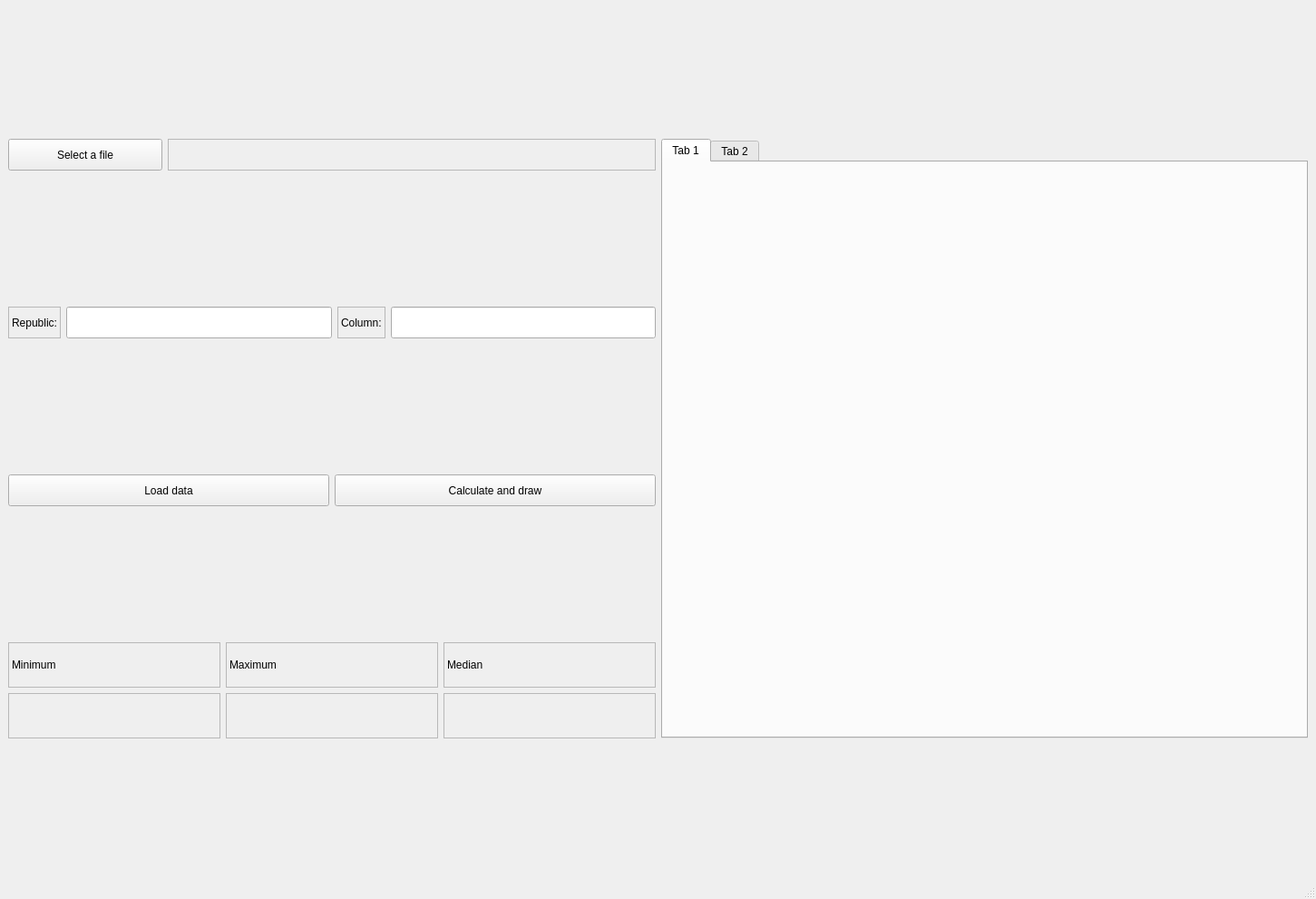
<?xml version="1.0" encoding="UTF-8"?>
<ui version="4.0">
 <class>MainWindow</class>
 <widget class="QMainWindow" name="MainWindow">
  <property name="geometry">
   <rect>
    <x>0</x>
    <y>0</y>
    <width>1451</width>
    <height>991</height>
   </rect>
  </property>
  <property name="cursor">
   <cursorShape>ArrowCursor</cursorShape>
  </property>
  <property name="windowTitle">
   <string>MainWindow</string>
  </property>
  <widget class="QWidget" name="centralwidget">
   <layout class="QHBoxLayout" name="horizontalLayout_5">
    <item>
     <layout class="QGridLayout" name="gridLayout_3">
      <item row="0" column="0">
       <layout class="QHBoxLayout" name="horizontalLayout_4">
        <item>
         <layout class="QHBoxLayout" name="horizontalLayout">
          <item>
           <widget class="QPushButton" name="getFilePushButton">
            <property name="sizePolicy">
             <sizepolicy hsizetype="Minimum" vsizetype="Maximum">
              <horstretch>0</horstretch>
              <verstretch>0</verstretch>
             </sizepolicy>
            </property>
            <property name="maximumSize">
             <size>
              <width>170</width>
              <height>35</height>
             </size>
            </property>
            <property name="text">
             <string>Select a file</string>
            </property>
           </widget>
          </item>
          <item>
           <widget class="QLabel" name="FileEdit">
            <property name="sizePolicy">
             <sizepolicy hsizetype="Preferred" vsizetype="Maximum">
              <horstretch>0</horstretch>
              <verstretch>0</verstretch>
             </sizepolicy>
            </property>
            <property name="maximumSize">
             <size>
              <width>16777215</width>
              <height>35</height>
             </size>
            </property>
            <property name="frameShape">
             <enum>QFrame::Shape::StyledPanel</enum>
            </property>
            <property name="text">
             <string/>
            </property>
           </widget>
          </item>
         </layout>
        </item>
       </layout>
      </item>
      <item row="2" column="0">
       <layout class="QHBoxLayout" name="horizontalLayout_3">
        <item>
         <widget class="QPushButton" name="loadDataPushButton">
          <property name="sizePolicy">
           <sizepolicy hsizetype="Preferred" vsizetype="Fixed">
            <horstretch>0</horstretch>
            <verstretch>0</verstretch>
           </sizepolicy>
          </property>
          <property name="maximumSize">
           <size>
            <width>16777215</width>
            <height>35</height>
           </size>
          </property>
          <property name="text">
           <string>Load data</string>
          </property>
         </widget>
        </item>
        <item>
         <widget class="QPushButton" name="calculatePushButton">
          <property name="sizePolicy">
           <sizepolicy hsizetype="Preferred" vsizetype="Fixed">
            <horstretch>0</horstretch>
            <verstretch>0</verstretch>
           </sizepolicy>
          </property>
          <property name="maximumSize">
           <size>
            <width>16777215</width>
            <height>35</height>
           </size>
          </property>
          <property name="text">
           <string>Calculate and draw</string>
          </property>
         </widget>
        </item>
       </layout>
      </item>
      <item row="3" column="0">
       <layout class="QGridLayout" name="gridLayout_2">
        <property name="bottomMargin">
         <number>0</number>
        </property>
        <item row="0" column="2">
         <widget class="QLabel" name="maximumLabel">
          <property name="sizePolicy">
           <sizepolicy hsizetype="Preferred" vsizetype="Minimum">
            <horstretch>0</horstretch>
            <verstretch>0</verstretch>
           </sizepolicy>
          </property>
          <property name="maximumSize">
           <size>
            <width>16777215</width>
            <height>50</height>
           </size>
          </property>
          <property name="frameShape">
           <enum>QFrame::Shape::StyledPanel</enum>
          </property>
          <property name="text">
           <string>Maximum</string>
          </property>
         </widget>
        </item>
        <item row="0" column="3">
         <widget class="QLabel" name="medianLabel">
          <property name="sizePolicy">
           <sizepolicy hsizetype="Preferred" vsizetype="Minimum">
            <horstretch>0</horstretch>
            <verstretch>0</verstretch>
           </sizepolicy>
          </property>
          <property name="maximumSize">
           <size>
            <width>16777215</width>
            <height>50</height>
           </size>
          </property>
          <property name="frameShape">
           <enum>QFrame::Shape::StyledPanel</enum>
          </property>
          <property name="text">
           <string>Median</string>
          </property>
         </widget>
        </item>
        <item row="0" column="0">
         <widget class="QLabel" name="minimumLabel">
          <property name="sizePolicy">
           <sizepolicy hsizetype="Preferred" vsizetype="Minimum">
            <horstretch>0</horstretch>
            <verstretch>0</verstretch>
           </sizepolicy>
          </property>
          <property name="maximumSize">
           <size>
            <width>16777215</width>
            <height>50</height>
           </size>
          </property>
          <property name="frameShape">
           <enum>QFrame::Shape::StyledPanel</enum>
          </property>
          <property name="text">
           <string>Minimum</string>
          </property>
         </widget>
        </item>
        <item row="1" column="3">
         <widget class="QLabel" name="medianEdit">
          <property name="sizePolicy">
           <sizepolicy hsizetype="Preferred" vsizetype="Minimum">
            <horstretch>0</horstretch>
            <verstretch>0</verstretch>
           </sizepolicy>
          </property>
          <property name="maximumSize">
           <size>
            <width>16777215</width>
            <height>50</height>
           </size>
          </property>
          <property name="frameShape">
           <enum>QFrame::Shape::StyledPanel</enum>
          </property>
          <property name="text">
           <string/>
          </property>
         </widget>
        </item>
        <item row="1" column="2">
         <widget class="QLabel" name="maximumEdit">
          <property name="sizePolicy">
           <sizepolicy hsizetype="Preferred" vsizetype="Minimum">
            <horstretch>0</horstretch>
            <verstretch>0</verstretch>
           </sizepolicy>
          </property>
          <property name="maximumSize">
           <size>
            <width>16777215</width>
            <height>50</height>
           </size>
          </property>
          <property name="frameShape">
           <enum>QFrame::Shape::StyledPanel</enum>
          </property>
          <property name="text">
           <string/>
          </property>
         </widget>
        </item>
        <item row="1" column="0">
         <widget class="QLabel" name="minimunEdit">
          <property name="sizePolicy">
           <sizepolicy hsizetype="Preferred" vsizetype="Minimum">
            <horstretch>0</horstretch>
            <verstretch>0</verstretch>
           </sizepolicy>
          </property>
          <property name="maximumSize">
           <size>
            <width>16777215</width>
            <height>50</height>
           </size>
          </property>
          <property name="frameShape">
           <enum>QFrame::Shape::StyledPanel</enum>
          </property>
          <property name="text">
           <string/>
          </property>
         </widget>
        </item>
       </layout>
      </item>
      <item row="0" column="1" rowspan="4">
       <widget class="QTabWidget" name="tabWidget">
        <widget class="QWidget" name="tab">
         <attribute name="title">
          <string>Tab 1</string>
         </attribute>
        </widget>
        <widget class="QWidget" name="tab_2">
         <attribute name="title">
          <string>Tab 2</string>
         </attribute>
        </widget>
       </widget>
      </item>
      <item row="1" column="0">
       <layout class="QHBoxLayout" name="horizontalLayout_2">
        <item>
         <widget class="QLabel" name="republicLabel">
          <property name="sizePolicy">
           <sizepolicy hsizetype="Preferred" vsizetype="Maximum">
            <horstretch>0</horstretch>
            <verstretch>0</verstretch>
           </sizepolicy>
          </property>
          <property name="maximumSize">
           <size>
            <width>16777215</width>
            <height>35</height>
           </size>
          </property>
          <property name="frameShape">
           <enum>QFrame::Shape::StyledPanel</enum>
          </property>
          <property name="text">
           <string>Republic:</string>
          </property>
         </widget>
        </item>
        <item>
         <widget class="QLineEdit" name="RepublicLineEdit">
          <property name="maximumSize">
           <size>
            <width>16777215</width>
            <height>35</height>
           </size>
          </property>
         </widget>
        </item>
        <item>
         <widget class="QLabel" name="columnLabel">
          <property name="sizePolicy">
           <sizepolicy hsizetype="Preferred" vsizetype="Maximum">
            <horstretch>0</horstretch>
            <verstretch>0</verstretch>
           </sizepolicy>
          </property>
          <property name="maximumSize">
           <size>
            <width>16777215</width>
            <height>35</height>
           </size>
          </property>
          <property name="frameShape">
           <enum>QFrame::Shape::StyledPanel</enum>
          </property>
          <property name="text">
           <string>Column:</string>
          </property>
         </widget>
        </item>
        <item>
         <widget class="QLineEdit" name="columnLineEdit">
          <property name="maximumSize">
           <size>
            <width>16777215</width>
            <height>35</height>
           </size>
          </property>
         </widget>
        </item>
       </layout>
      </item>
     </layout>
    </item>
   </layout>
  </widget>
  <widget class="QStatusBar" name="statusbar"/>
  <widget class="QMenuBar" name="menubar">
   <property name="geometry">
    <rect>
     <x>0</x>
     <y>0</y>
     <width>1451</width>
     <height>25</height>
    </rect>
   </property>
  </widget>
 </widget>
 <resources/>
 <connections/>
</ui>
